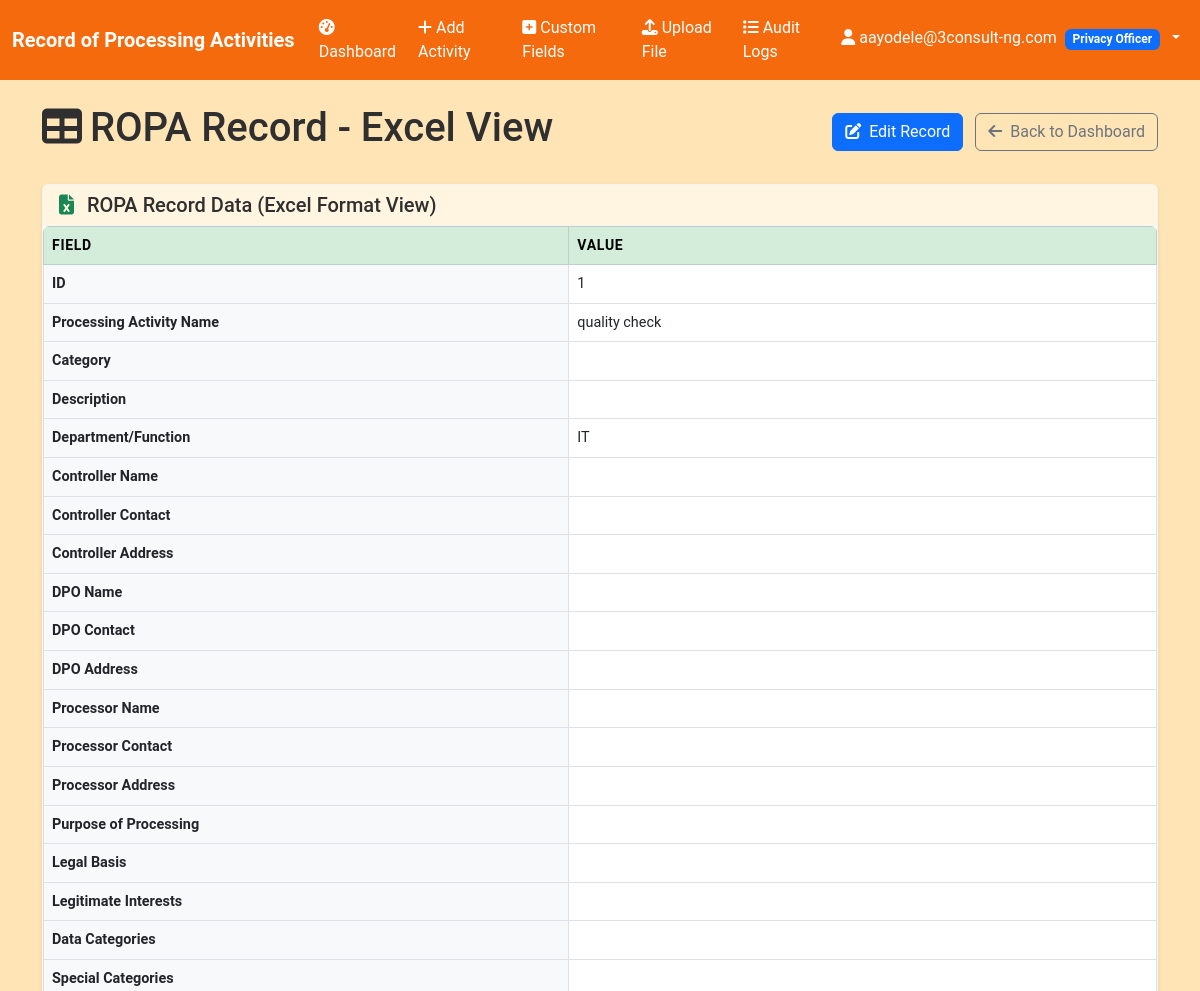
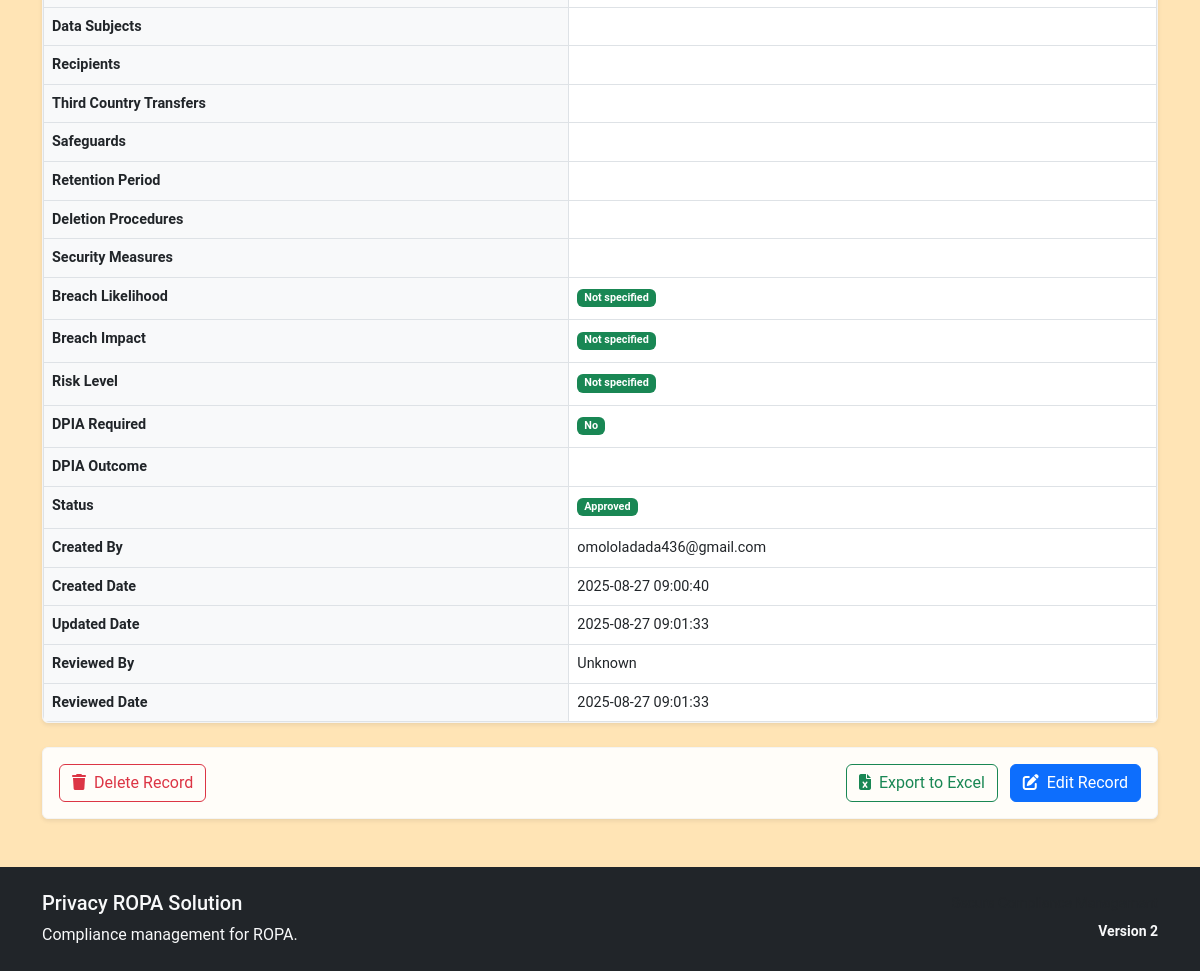
The page /view-activity/1 (signed in) on the database as committed earlier (2 pictures, top to bottom).
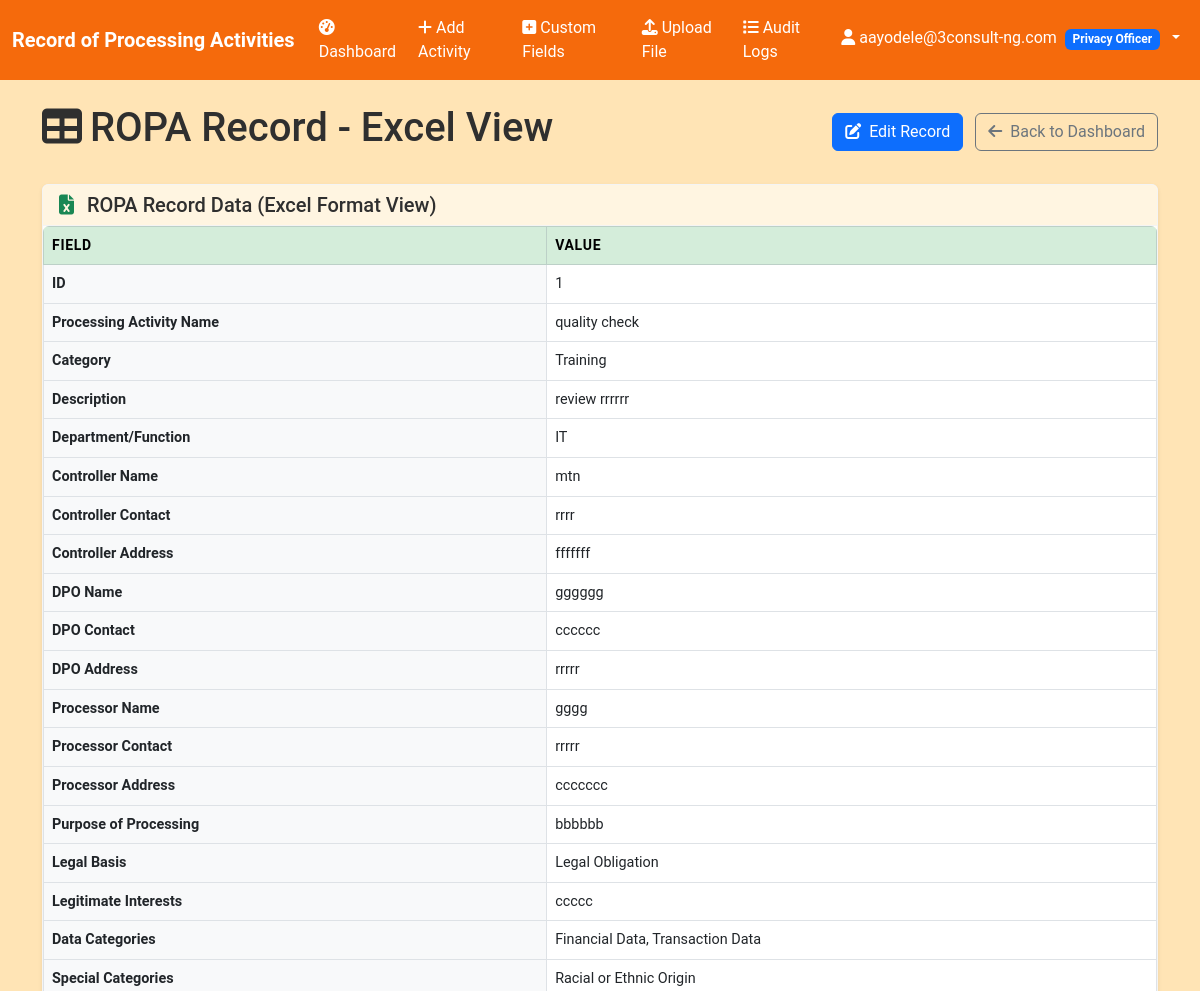
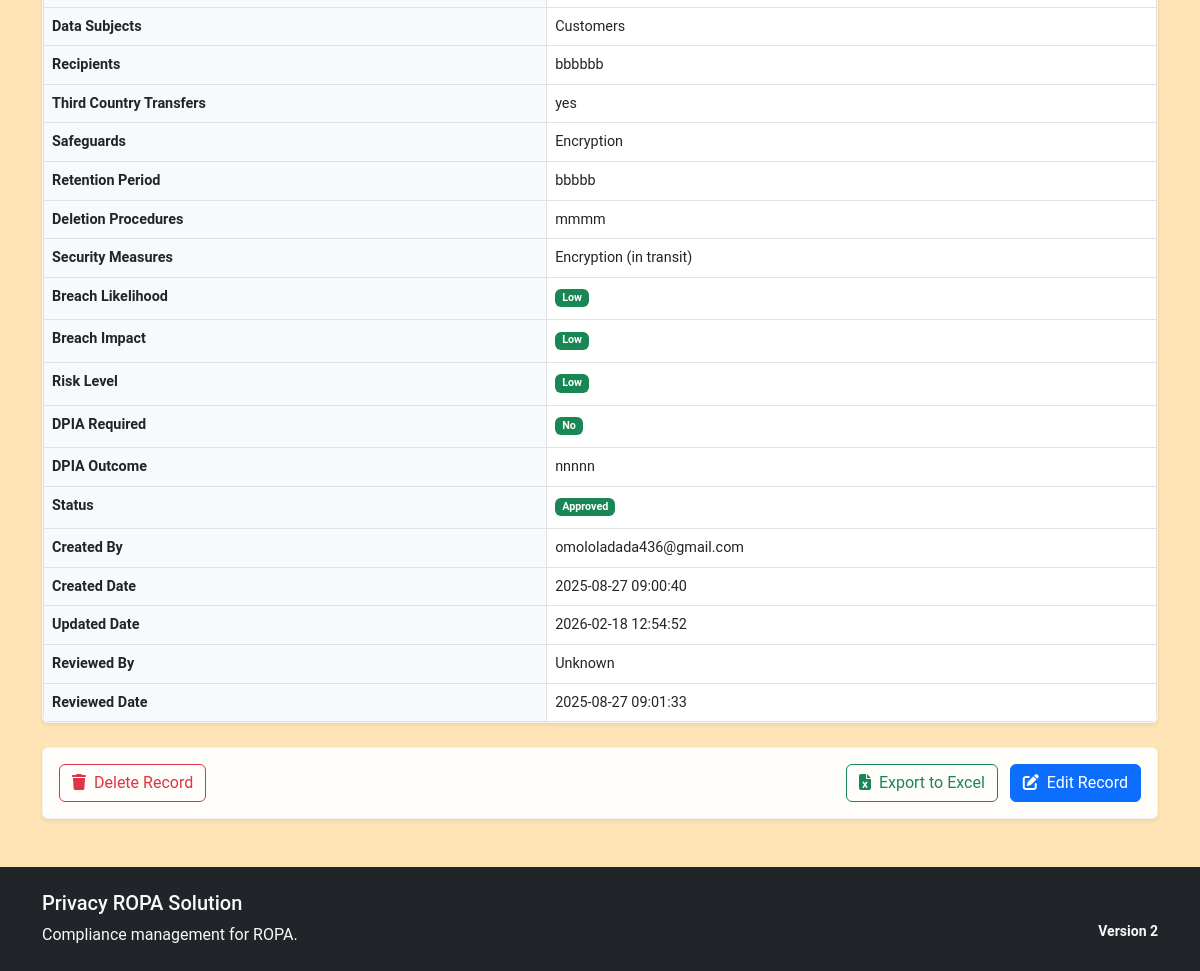
The same page on the database as committed later (2 pictures, top to bottom).
### models.py (models this page shows)
class ROPARecord(db.Model):
    __tablename__ = 'ropa_records'
    __table_args__ = {'extend_existing': True}
    id = db.Column(Integer, primary_key=True)
    processing_activity_name = db.Column(String(200), nullable=False)
    category = db.Column(String(100))
    description = db.Column(Text)
    department_function = db.Column(String(100))
    controller_name = db.Column(String(200))
    controller_contact = db.Column(String(200))
    controller_address = db.Column(Text)
    dpo_name = db.Column(String(200))
    dpo_contact = db.Column(String(200))
    dpo_address = db.Column(Text)
    processor_name = db.Column(String(200))
    processor_contact = db.Column(String(200))
    processor_address = db.Column(Text)
    representative_name = db.Column(String(200))
    representative_contact = db.Column(String(200))
    representative_address = db.Column(Text)
    processing_purpose = db.Column(Text)
    legal_basis = db.Column(String(200))
    legitimate_interests = db.Column(Text)
    data_categories = db.Column(Text)
    special_categories = db.Column(Text)
    data_subjects = db.Column(Text)
    recipients = db.Column(Text)
    third_country_transfers = db.Column(Text)
    safeguards = db.Column(Text)
    retention_period = db.Column(String(100))
    deletion_procedures = db.Column(Text)
    security_measures = db.Column(Text)
    breach_likelihood = db.Column(String(50))
    breach_impact = db.Column(String(50))
    risk_level = db.Column(String(50))
    dpia_required = db.Column(Boolean, default=False)
    dpia_outcome = db.Column(Text)
    status = db.Column(String(50), default='Draft')
    created_by = db.Column(Integer, db.ForeignKey('users.id'), nullable=False)
    created_at = db.Column(DateTime, default=datetime.utcnow)
    updated_at = db.Column(DateTime, default=datetime.utcnow, onupdate=datetime.utcnow)
    reviewed_by = db.Column(Integer, db.ForeignKey('users.id'))
    reviewed_at = db.Column(DateTime)
    review_comments = db.Column(Text)

### app.py (the view)
@app.route('/view-activity/<int:record_id>')
@login_required
def view_activity(record_id):
    record = models.ROPARecord.query.get_or_404(record_id)
    if current_user.role == 'Privacy Champion' and record.created_by != current_user.id:
        abort(403)
    from custom_tab_automation import get_approved_custom_fields_by_category
    from custom_tab_automation import get_custom_data_for_record
    try:
        custom_fields = get_approved_custom_fields_by_category()
        custom_data = get_custom_data_for_record(record.id)
    except:
        custom_fields = {}
        custom_data = {}
    return render_template('ropa_view_excel.html', record=record, custom_fields=custom_fields, custom_data=custom_data)

### app.py (called while the page is built)
@login_manager.user_loader
def load_user(user_id):
    return models.User.query.get(int(user_id))

### custom_tab_automation.py (called while the page is built, shortened)
def get_approved_custom_fields_by_category():
    approved_fields = ApprovedCustomField.query.all()
    categories = {
        'Basic Info': [],
        'Controller': [],
        'DPO': [],
        'Processor': [],
        'Processing': [],
        'Data': [],
        'Recipients': [],
        'Retention': [],
        'Security': []
    }
    return categories

def get_custom_data_for_record(ropa_record_id):
    custom_data = db.session.query(ROPACustomData, ApprovedCustomField).join(
        ApprovedCustomField, ROPACustomData.custom_field_id == ApprovedCustomField.id
    ).filter(ROPACustomData.ropa_record_id == ropa_record_id).all()
    result = {}
    return result

### templates/ropa_view_excel.html (shortened to what the changed rows need)
{% extends "base.html" %}
{% block content %}
<div class="d-flex justify-content-between align-items-center mb-4">
    <h1><i class="fas fa-table me-2"></i>ROPA Record - Excel View</h1>
</div>
<div class="card">
    <div class="card-body p-0">
        <div class="table-responsive">
            <table class="table table-bordered table-hover mb-0" style="font-size: 0.9rem;">
                <thead class="table-success">
                    <tr>
                        <th style="min-width: 150px; background-color: #d4edda;">Field</th>
                        <th style="background-color: #d4edda;">Value</th>
                    </tr>
                </thead>
                <tbody>
                    <tr>
                        <td class="fw-bold bg-light">ID</td>
                        <td>{{ record.id }}</td>
                    </tr>
                    <tr>
                        <td class="fw-bold bg-light">Processing Activity Name</td>
                        <td>{{ record.processing_activity_name or '' }}</td>
                    </tr>
                    <tr>
                        <td class="fw-bold bg-light">Category</td>
                        <td>{{ record.category or '' }}</td>
                    </tr>
                    <tr>
                        <td class="fw-bold bg-light">Description</td>
                        <td>{{ record.description or '' }}</td>
                    </tr>
                    <tr>
                        <td class="fw-bold bg-light">Department/Function</td>
                        <td>{{ record.department_function or '' }}</td>
                    </tr>
                    <tr>
                        <td class="fw-bold bg-light">Controller Name</td>
                        <td>{{ record.controller_name or '' }}</td>
                    </tr>
                    <tr>
                        <td class="fw-bold bg-light">Controller Contact</td>
                        <td>{{ record.controller_contact or '' }}</td>
                    </tr>
                    <tr>
                        <td class="fw-bold bg-light">Controller Address</td>
                        <td style="white-space: pre-wrap;">{{ record.controller_address or '' }}</td>
                    </tr>
                    <tr>
                        <td class="fw-bold bg-light">DPO Name</td>
                        <td>{{ record.dpo_name or '' }}</td>
                    </tr>
                    <tr>
                        <td class="fw-bold bg-light">DPO Contact</td>
                        <td>{{ record.dpo_contact or '' }}</td>
                    </tr>
                    <tr>
                        <td class="fw-bold bg-light">DPO Address</td>
                        <td style="white-space: pre-wrap;">{{ record.dpo_address or '' }}</td>
                    </tr>
                    <tr>
                        <td class="fw-bold bg-light">Processor Name</td>
                        <td>{{ record.processor_name or '' }}</td>
                    </tr>
                    <tr>
                        <td class="fw-bold bg-light">Processor Contact</td>
                        <td>{{ record.processor_contact or '' }}</td>
                    </tr>
                    <tr>
                        <td class="fw-bold bg-light">Processor Address</td>
                        <td style="white-space: pre-wrap;">{{ record.processor_address or '' }}</td>
                    </tr>
                    <tr>
                        <td class="fw-bold bg-light">Purpose of Processing</td>
                        <td style="white-space: pre-wrap;">{{ record.processing_purpose or '' }}</td>
                    </tr>
                    <tr>
                        <td class="fw-bold bg-light">Legal Basis</td>
                        <td>{{ record.legal_basis or '' }}</td>
                    </tr>
                    <tr>
                        <td class="fw-bold bg-light">Legitimate Interests</td>
                        <td style="white-space: pre-wrap;">{{ record.legitimate_interests or '' }}</td>
                    </tr>
                    <tr>
                        <td class="fw-bold bg-light">Data Categories</td>
                        <td>{{ record.data_categories or '' }}</td>
                    </tr>
                    <tr>
                        <td class="fw-bold bg-light">Special Categories</td>
                        <td>{{ record.special_categories or '' }}</td>
                    </tr>
                    <tr>
                        <td class="fw-bold bg-light">Data Subjects</td>
                        <td>{{ record.data_subjects or '' }}</td>
                    </tr>
                    <tr>
                        <td class="fw-bold bg-light">Recipients</td>
                        <td style="white-space: pre-wrap;">{{ record.recipients or '' }}</td>
                    </tr>
                    <tr>
                        <td class="fw-bold bg-light">Third Country Transfers</td>
                        <td style="white-space: pre-wrap;">{{ record.third_country_transfers or '' }}</td>
                    </tr>
                    <tr>
                        <td class="fw-bold bg-light">Safeguards</td>
                        <td style="white-space: pre-wrap;">{{ record.safeguards or '' }}</td>
                    </tr>
                    <tr>
                        <td class="fw-bold bg-light">Retention Period</td>
                        <td>{{ record.retention_period or '' }}</td>
                    </tr>
                    <tr>
                        <td class="fw-bold bg-light">Deletion Procedures</td>
                        <td style="white-space: pre-wrap;">{{ record.deletion_procedures or '' }}</td>
                    </tr>
                    <tr>
                        <td class="fw-bold bg-light">Security Measures</td>
                        <td style="white-space: pre-wrap;">{{ record.security_measures or '' }}</td>
                    </tr>
                    <tr>
                        <td>
                            <span class="badge bg-{% if record.breach_likelihood == 'High' %}danger{% elif record.breach_likelihood == 'Medium' %}warning{% else %}success{% endif %}">
                                {{ record.breach_likelihood or 'Not specified' }}
                            </span>
                        </td>
                    </tr>
                    <tr>
                        <td>
                            <span class="badge bg-{% if record.breach_impact == 'High' %}danger{% elif record.breach_impact == 'Medium' %}warning{% else %}success{% endif %}">
                                {{ record.breach_impact or 'Not specified' }}
                            </span>
                        </td>
                    </tr>
                    <tr>
                        <td>
                            <span class="badge bg-{% if record.risk_level == 'High' %}danger{% elif record.risk_level == 'Medium' %}warning{% else %}success{% endif %}">
                                {{ record.risk_level or 'Not specified' }}
                            </span>
                        </td>
                    </tr>
                    <tr>
                        <td>
                            <span class="badge bg-{% if record.dpia_required %}warning{% else %}success{% endif %}">
                                {{ 'Yes' if record.dpia_required else 'No' }}
                            </span>
                        </td>
                    </tr>
                    <tr>
                        <td class="fw-bold bg-light">DPIA Outcome</td>
                        <td style="white-space: pre-wrap;">{{ record.dpia_outcome or '' }}</td>
                    </tr>
                    <tr>
                        <td>
                            <span class="badge bg-{% if record.status == 'Approved' %}success{% elif record.status == 'Under Review' %}warning{% elif record.status == 'Rejected' %}danger{% else %}secondary{% endif %}">
                                {{ record.status or 'Draft' }}
                            </span>
                        </td>
                    </tr>
                    <tr>
                        <td class="fw-bold bg-light">Created Date</td>
                        <td>{{ record.created_at.strftime('%Y-%m-%d %H:%M:%S') if record.created_at else '' }}</td>
                    </tr>
                    <tr>
                        <td class="fw-bold bg-light">Updated Date</td>
                        <td>{{ record.updated_at.strftime('%Y-%m-%d %H:%M:%S') if record.updated_at else '' }}</td>
                    </tr>
                    {% if record.reviewed_by %}
                    <tr>
                        <td class="fw-bold bg-light">Reviewed By</td>
                        <td>{{ record.reviewer.email if record.reviewer else 'Unknown' }}</td>
                    </tr>
                    <tr>
                        <td class="fw-bold bg-light">Reviewed Date</td>
                        <td>{{ record.reviewed_at.strftime('%Y-%m-%d %H:%M:%S') if record.reviewed_at else '' }}</td>
                    </tr>
                    {% endif %}
                </tbody>
            </table>
        </div>
    </div>
</div>
{% endblock %}

Rows that differ between the two databases and show on the page:
changed ROPARecord "quality check": category (not shown) → "Training"; description (not shown) → "review rrrrrr"; controller_name (not shown) → "mtn"; controller_contact (not shown) → "rrrr"; controller_address (not shown) → "fffffff"; dpo_name (not shown) → "gggggg"; dpo_contact (not shown) → "cccccc"; dpo_address (not shown) → "rrrrr"; processor_name (not shown) → "gggg"; processor_contact (not shown) → "rrrrr"; processor_address (not shown) → "ccccccc"; processing_purpose (not shown) → "bbbbbb"; legal_basis (not shown) → "Legal Obligation"; legitimate_interests (not shown) → "ccccc"; data_categories (not shown) → "Financial Data, Transaction Data"; special_categories (not shown) → "Racial or Ethnic Origin"; data_subjects (not shown) → "Customers"; recipients (not shown) → "bbbbbb"; third_country_transfers (not shown) → "yes"; safeguards (not shown) → "Encryption"; retention_period (not shown) → "bbbbb"; deletion_procedures (not shown) → "mmmm"; security_measures (not shown) → "Encryption (in transit)"; breach_likelihood "Not specified" → "Low"; breach_impact "Not specified" → "Low"; risk_level "Not specified" → "Low"; dpia_outcome (not shown) → "nnnnn"; updated_at "2025-08-27 09:01:33" → "2026-02-18 12:54:52"
